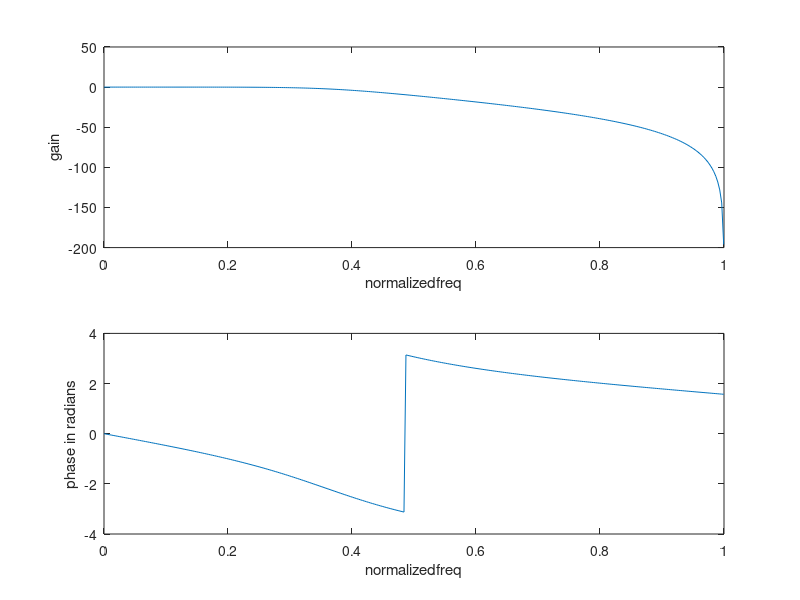

Write the MATLAB code that produced this figure.
clear all;
alphap=4;%passband attenuation in d8
alphas=30;%passtop  ''          '' ''
fp=400;
fs=800;
f=2000;
omp=2*(fp/f);
oms=2*(fs/f);
[n,wn]=buttord(omp,oms,alphap,alphas)
[b,a]=butter(n,wn)
w=0:0.01:pi;
[h,om]=freqz(b,a,w,'whole')
m=20*log10(abs(h))
an=angle(h)

subplot(2,1,1)
plot(om/pi,m)
ylabel('gain')
xlabel('normalizedfreq')
subplot(2,1,2)
plot(om/pi,an)
xlabel('normalizedfreq')
ylabel('phase in radians')
